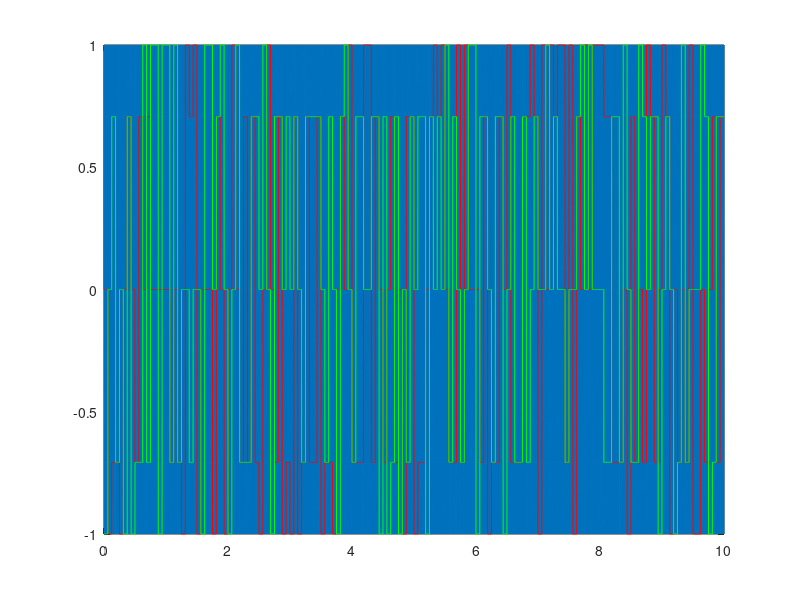
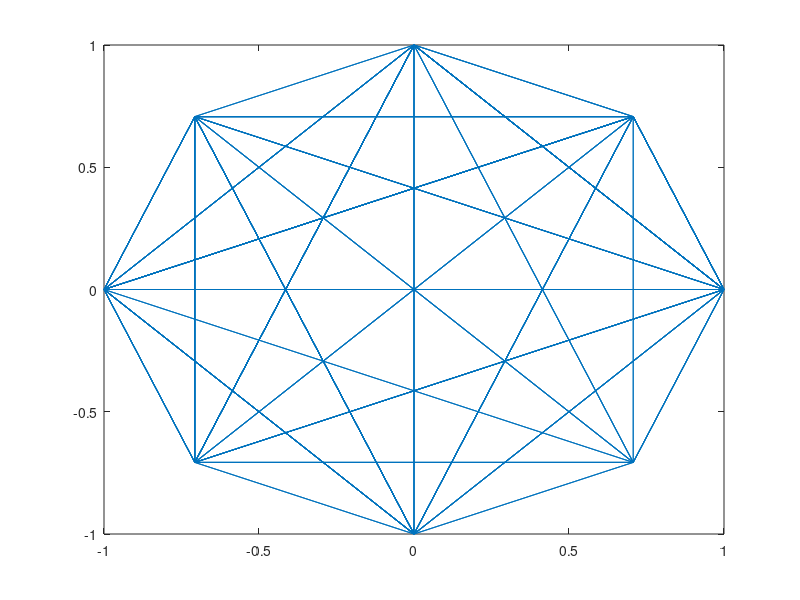
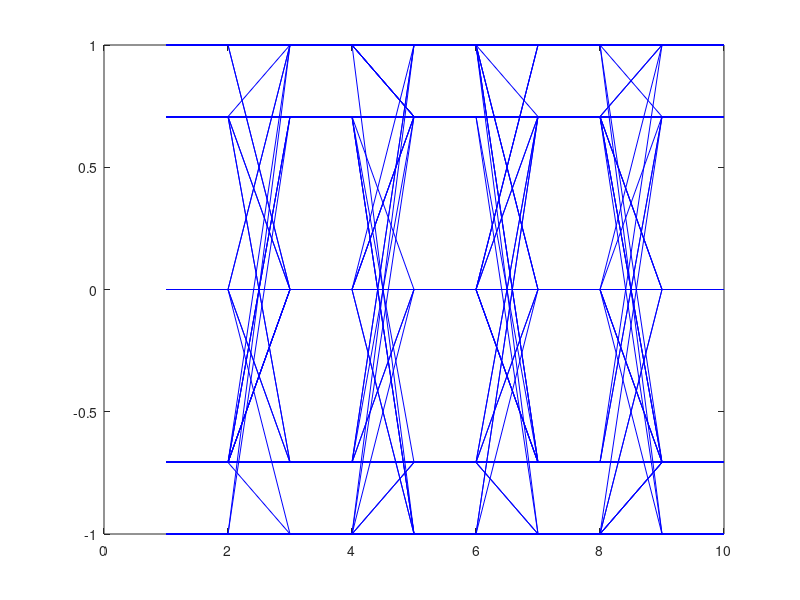
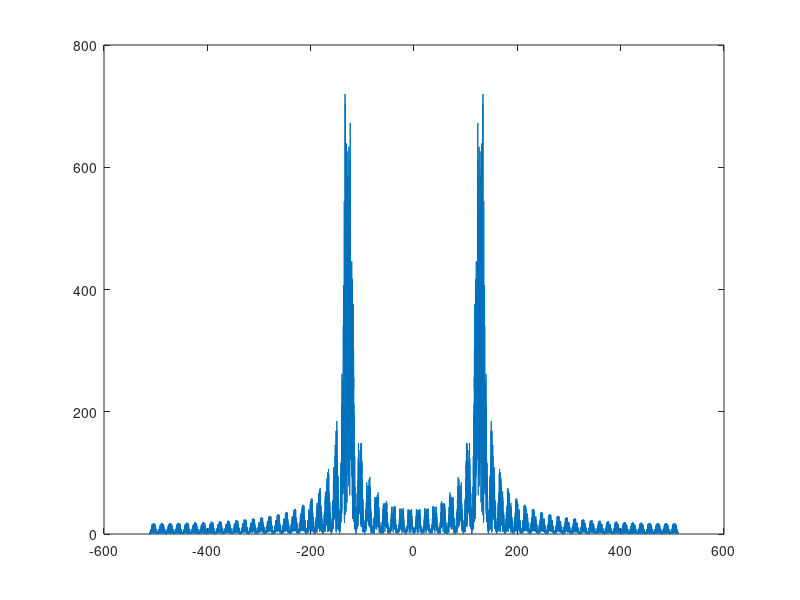

Source code (MATLAB) for these figures, in order: (Note: this script raises an error after producing the figures.)
close all
T = 10  ;
Sr = 16;
Fs = 1024;
F0 = 128;
n = 3; 
t = [0:Fs*T-1]'/Fs;
N = Fs*T;
Br = Sr*n;
data = randi(2,T*Sr,n)-1;
IQ_table = [1+0*i, 1/sqrt(2)+1/sqrt(2)*i, 0+1*i, -1/sqrt(2)+1/sqrt(2)*i, -1+0*i, -1/sqrt(2)-1/sqrt(2)*i, 0-1*i, 1/sqrt(2)-1/sqrt(2)*i ];
data = bi2de(data) + 1;
symbol = IQ_table(data);

data = reshape(repmat(symbol,Fs/Sr,1),[],1);
s = real(data).*cos(2*pi*F0*t)-imag(data).*sin(2*pi*F0*t);
I = real(data);
Q = imag(data);
plot(t,s);
hold on
plot(t,I,'r');
plot(t,Q,'g');
hold off
figure
plot(I,Q);
figure
eyeI = reshape(I,T,[]);
eyeQ = reshape(Q,T,[]);
plot(eyeI,'b')
figure
ff = [-N/2:N/2-1]*Fs/N;
plot(ff,abs(fftshift(fft(s))))

hFilt = rcosine(Sr,Fs,'sqrt',0.5);
Nfilt = length(hFilt);
    
Ifilt = conv(I,hFilt);
Qfilt = conv(Q,hFilt);
Ifilt = Ifilt((Nfilt-1)/2+1:end - (Nfilt-1)/2);
Qfilt = Qfilt((Nfilt-1)/2+1:end - (Nfilt-1)/2);

sFilt = Ifilt.*cos(2*pi*F0*t)-Qfilt.*sin(2*pi*F0*t);
figure
plot(t,s)
hold on
plot(t,Ifilt,'r');
plot(t,Qfilt,'g')
hold off

figure
plot(t,I*80,'r')
hold on
plot(t,Ifilt,'r');
plot(t,Q*80,'g')
plot(t,Qfilt,'g')
hold off
figure
plot(Ifilt,Qfilt,'.');

figure
plot(Ifilt(32:Fs/Sr:end),Qfilt(32:Fs/Sr:end),'.');

figure
ff = [-N/2:N/2-1]*Fs/N;
plot(ff,abs(fftshift(fft(sFilt/10))))
hold on
plot(ff,abs(fftshift(fft(s))),'r')
hold off
